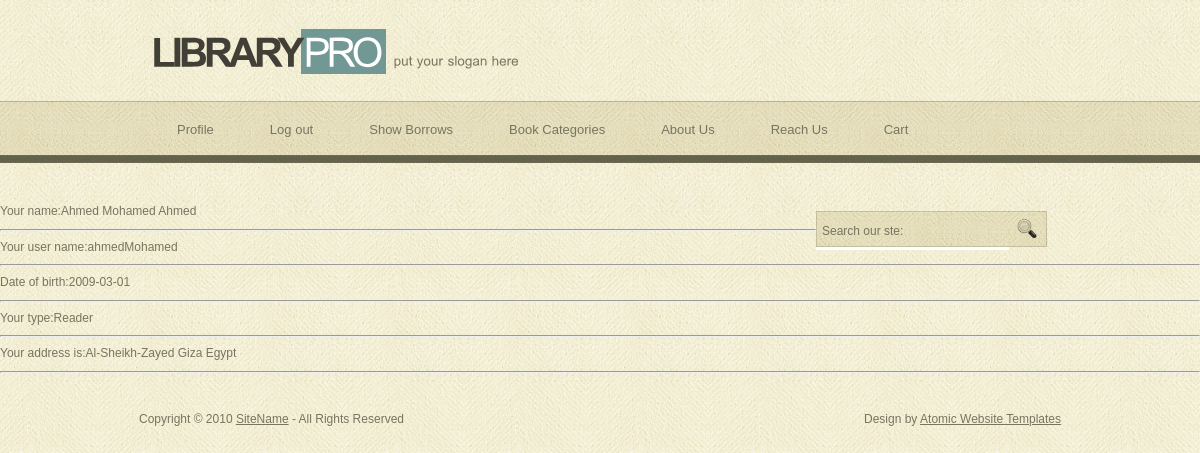
/myprofile.php (signed in), run on the app's committed database.
### tables this page shows
CREATE TABLE `pages` (
  `Id` int(11) NOT NULL,
  `FriendlyName` varchar(222) NOT NULL,
  `PhysicalAddress` varchar(222) NOT NULL,
  `static` int(11) NOT NULL,
  `parentId` int(11) NOT NULL
);

CREATE TABLE `user` (
  `id` int(11) NOT NULL,
  `fullName` varchar(222) NOT NULL,
  `dateOfBirth` date NOT NULL,
  `userTypeId` int(11) NOT NULL,
  `password` varchar(222) NOT NULL,
  `userName` varchar(222) NOT NULL,
  `cityid` int(11) NOT NULL
);

CREATE TABLE `usertype` (
  `id` int(11) NOT NULL,
  `name` varchar(222) NOT NULL
);

CREATE TABLE `address` (
  `Id` int(11) NOT NULL,
  `name` varchar(255) NOT NULL,
  `parentid` int(11) NOT NULL
);

### myprofile.php (the view)
<?php
include_once "db.php";
include_once "header.php";
$userId = $_SESSION["id"];
echo "Your name:";
$sql= "SELECT * FROM user WHERE id = $userId";
$userInfoDS = $conn->query($sql);
$userInfoobj = $userInfoDS->fetch_assoc();
$fullName =$userInfoobj["fullName"];
echo $fullName ;
echo "<hr>";
echo "Your user name:";
$sql= "SELECT * FROM user WHERE id = $userId";
$userInfoDS = $conn->query($sql);
$userInfoobj = $userInfoDS->fetch_assoc();
$UserName =$userInfoobj["userName"];
echo $UserName ;
echo "<hr>";
echo "Date of birth:";
$sql= "SELECT * FROM user WHERE id = $userId";
$userInfoDS = $conn->query($sql);
$userInfoobj = $userInfoDS->fetch_assoc();
$BirthDate =$userInfoobj["dateOfBirth"];
echo $BirthDate ;
echo "<hr>";
echo "Your type:";
$sql= "SELECT * FROM user WHERE id = $userId";
$userInfoDS = $conn->query($sql);
$userInfoobj = $userInfoDS->fetch_assoc();
$UserTypeNum =$userInfoobj["userTypeId"];
$sql= "SELECT * FROM usertype WHERE id = $UserTypeNum";
$userInfoDS = $conn->query($sql);
$userInfoobj = $userInfoDS->fetch_assoc();
$UserType =$userInfoobj["name"];
echo $UserType ;
echo "<hr>";
echo "Your address is:";
$sql= "SELECT * FROM user WHERE id = $userId";
$userInfoDS = $conn->query($sql);
$userInfoobj = $userInfoDS->fetch_assoc();
$cityIdVar=$userInfoobj["cityid"];
while($cityIdVar != 0){
$sql2="SELECT * FROM address WHERE Id=$cityIdVar";
$addressdataset= $conn->query($sql2);
$firstrow = $addressdataset->fetch_assoc();
echo "$firstrow[name]  ";
$cityIdVar=$firstrow["parentid"];
}
echo "<hr>";
?>
<?php
include_once "footer.php";
?>

### header.php (shortened to what this page needs)
<!DOCTYPE html PUBLIC "-//W3C//DTD XHTML 1.0 Transitional//EN" "http://www.w3.org/TR/xhtml1/DTD/xhtml1-transitional.dtd">
<html xmlns="http://www.w3.org/1999/xhtml">
<head>
<link href="style.css" rel="stylesheet" type="text/css" />
</head>
<body>
<div class="main">
  <div class="header">
    <div class="header_resize">
      <div class="logo">
        <h1><a href="index.html">Library<span>Pro</span></a> <small>put your slogan here</small></h1>
      </div>
      <div class="menu_nav">
            <?php
                include_once "db.php";
                function getSubmenusByUserType($parentId, $userTypeId, $conn) {
                    $sql = "SELECT pages.* FROM pages
                        INNER JOIN usertypepages ON pages.Id = usertypepages.pageid
                        WHERE pages.parentId = $parentId AND usertypepages.usertypeid = $userTypeId order by orderby";
                    $result = $conn->query($sql);
                    if ($result->num_rows > 0) {
                        if($parentId != 14){
                            echo '<ul class="dropdown">';
                        }
                        else{echo '<ul>';}
                        while ($row = $result->fetch_assoc()) {
                            if($row["PhysicalAddress"] == "showstaticcontent.php"){
                                ?>
                                <li><a href="<?php echo $row['PhysicalAddress']."?pageid=".$row["Id"];?>"><?php echo $row["FriendlyName"];?></a>
                                <?php
                                getSubmenusByUserType($row['Id'], $userTypeId, $conn);
                                echo '</li>';
                            }
                            else{
                                ?>
                                <li><a href="<?php echo $row['PhysicalAddress'];?>"><?php echo $row["FriendlyName"];?></a>
                                <?php
                                getSubmenusByUserType($row['Id'], $userTypeId, $conn);
                                echo '</li>';
                            }
                        }
                        echo '</ul>';
                    }
                }
                $userTypeId = 4;
                if(isset($_SESSION["userTypeId"])){
                    $userTypeId = $_SESSION["userTypeId"];
                }
                getSubmenusByUserType(14, $userTypeId, $conn);
            ?>
      </div>
      <div class="searchform">
        <form id="formsearch" name="formsearch" method="post" action="#">
          <span>
          <input name="editbox_search" class="editbox_search" id="editbox_search" maxlength="80" value="Search our ste:" type="text" />
          </span>
          <input name="button_search" src="images/search_btn.gif" class="button_search" type="image" />
        </form>
      </div>
    </div>
  </div>

### style.css (style rules this page uses)
body { margin:0; padding:0; width:100%; color:#787460; font:normal 12px/1.8em Arial, Helvetica, sans-serif; background:url(images/main_bg.jpg) repeat center center; }
html, .main { padding:0; margin:0; }
.main { background:no-repeat center top; }
.logo { padding:27px 0; float:left; width:auto; }
h1 { margin:0; padding:0 0 0 38px; color:#413f36; font:bold 40px/1.2em Arial, Helvetica, sans-serif; letter-spacing:-4px; text-transform:uppercase; }
h1 span { padding:0 6px 1px 3px; color:#595959; font-weight:normal; color:#fff; background-color:#729896; }
h1 a, h1 a:hover { color:#413f36; text-decoration:none; }
h1 small { font:normal 13px/1.2em Arial, Helvetica, sans-serif; color:#787460; letter-spacing:normal; text-transform:none; }
a { color:#719794; text-decoration:underline; }
.header, .content, .menu_nav, .fbg, .footer, form, ol, ol li, ul, .content .mainbar, .content .sidebar { margin:0; padding:0; }
.header { background:url(images/header_bg.jpg) repeat-x center 101px; height:200px; }
.header_resize { margin:0 auto; padding:0; width:974px; height:200px; background:repeat-x center top; }
.menu_nav { float:left; margin:0; padding:0 0 20px 40px; height:79px; background:repeat-x center top; }
.menu_nav ul { list-style:none; }
.menu_nav ul li { margin:0 8px 0 0; padding:0; float:left; }
.menu_nav ul li a { display:block; margin:0; padding:17px 24px; color:#787460; text-decoration:none; font-size:13px; }
.searchform { float:right; }
#formsearch { margin:0; height:36px; padding:4px 40px 0 0; }
#formsearch span { display:block; margin:6px 0; padding:0; float:left; background:#fff url(images/search.gif) no-repeat top left; }
#formsearch input.editbox_search { margin:0; padding:11px 6px 10px; float:left; width:181px; border:none; background:none; font:normal 12px/1.5em Arial, Helvetica, sans-serif; color:#787460; }
#formsearch input.button_search { margin:6px 0 0 0; padding:0; border:none; float:left; }

### data on the page
pages: FriendlyName "Profile"
pages: FriendlyName "Log out"
pages: FriendlyName "Show Borrows"
pages: FriendlyName "Book Categories"
pages: FriendlyName "About Us"
pages: FriendlyName "Reach Us"
pages: FriendlyName "Cart"
user: fullName "Ahmed Mohamed Ahmed", userName "ahmedMohamed", dateOfBirth "2009-03-01"
usertype: name "Reader"
address: name "Al-Sheikh-Zayed"
address: name "Giza"
address: name "Egypt"
